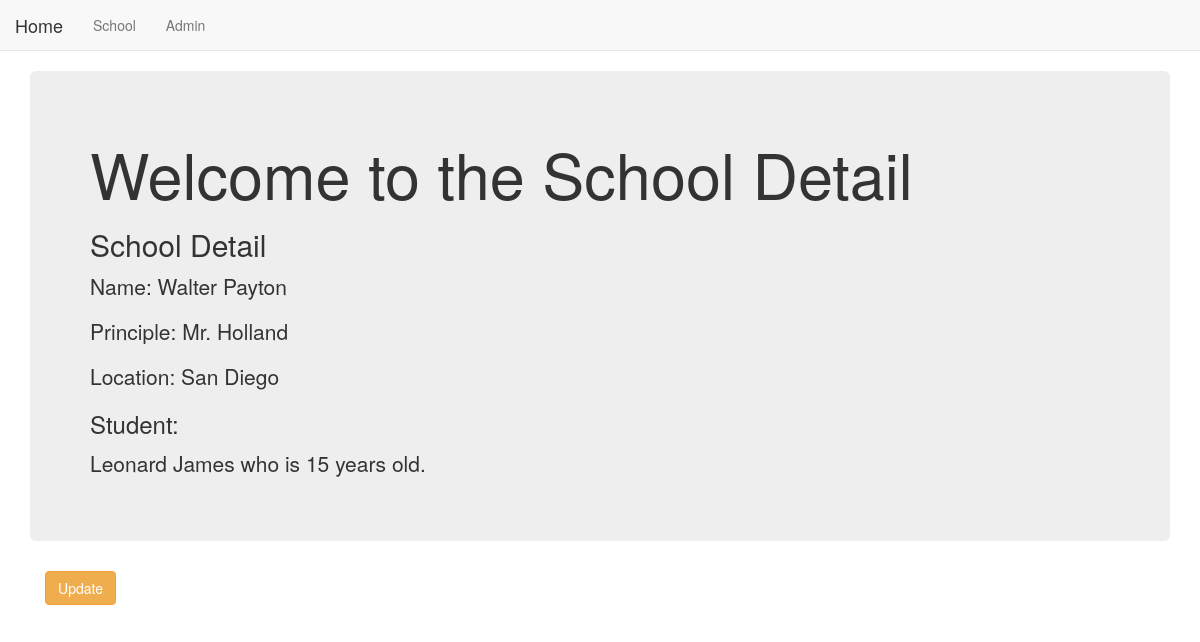
Before: /temp_app/5/ with the older database file.
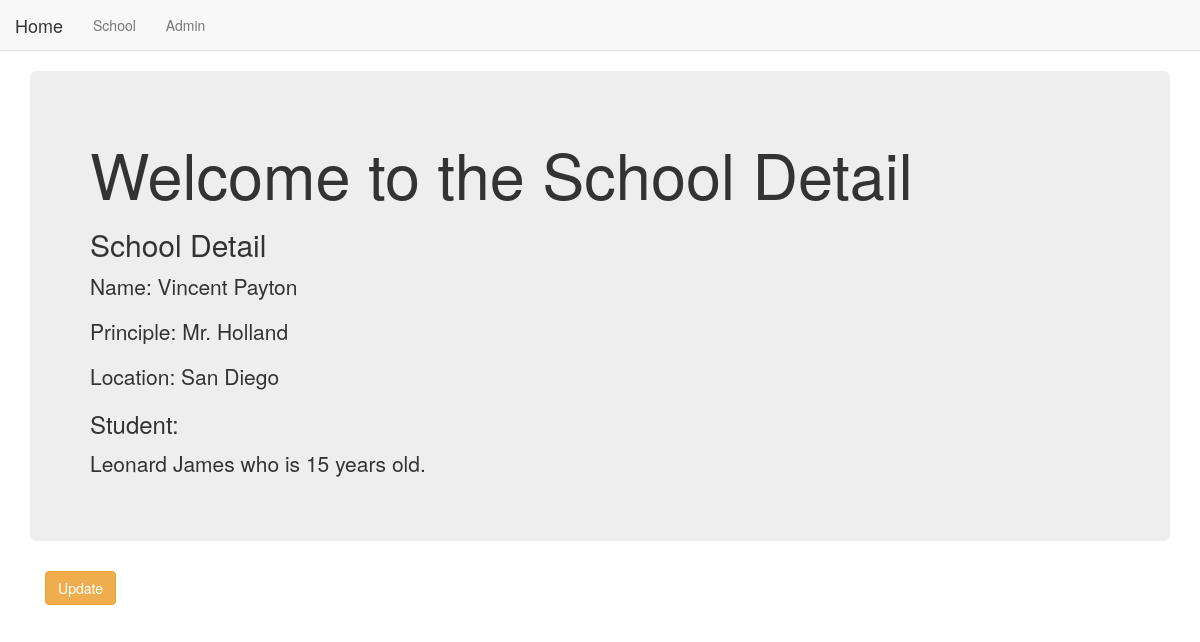
After: the same page with the newer database file.
### temp_app/models.py (models this page shows, shortened)
class School(models.Model):
    name = models.CharField(max_length=256)
    principal = models.CharField(max_length=256)
    location = models.CharField(max_length=256)

### temp_app/views.py (the view)
# urls.py: url(r'^(?P<pk>\d+)/$', views.SchoolDetailView.as_view(), name='detail'),
class SchoolDetailView(DetailView):
    model = models.School
    template_name = 'temp_app/school_detail.html'
    context_object_name = 'school_detail'

### temp_app/templates/temp_app/school_detail.html
{% extends "temp_app/basic_app_base.html" %}
{% block body_block %}
<div class="jumbotron">
    <h1>Welcome to the School Detail</h1>
    <h2>School Detail</h2>
    <p>
        Name: {{school_detail.name}}
    </p>
    <p>
        Principle: {{school_detail.principal}}
    </p>
    <p>
        Location: {{school_detail.location}}
    </p>
    <h3>Student:</h3>
    {% if school_detail.students.all.count > 0 %}
    {% for student in school_detail.students.all %}
    <p>{{student.name}} who is {{student.age}} years old.</p>
    {% endfor %}
    {% else %}
    <p>No students are attend this school.</p>
    {% endif %}
</div>
<div class="container">
    <p><a class="btn btn-warning" href="{% url 'temp_app:update' pk=school_detail.pk %}">Update</a></p>
</div>
{% endblock %}

Changed rows visible on the page:
changed School "Mr. Holland": name "Walter Payton" → "Vincent Payton"
